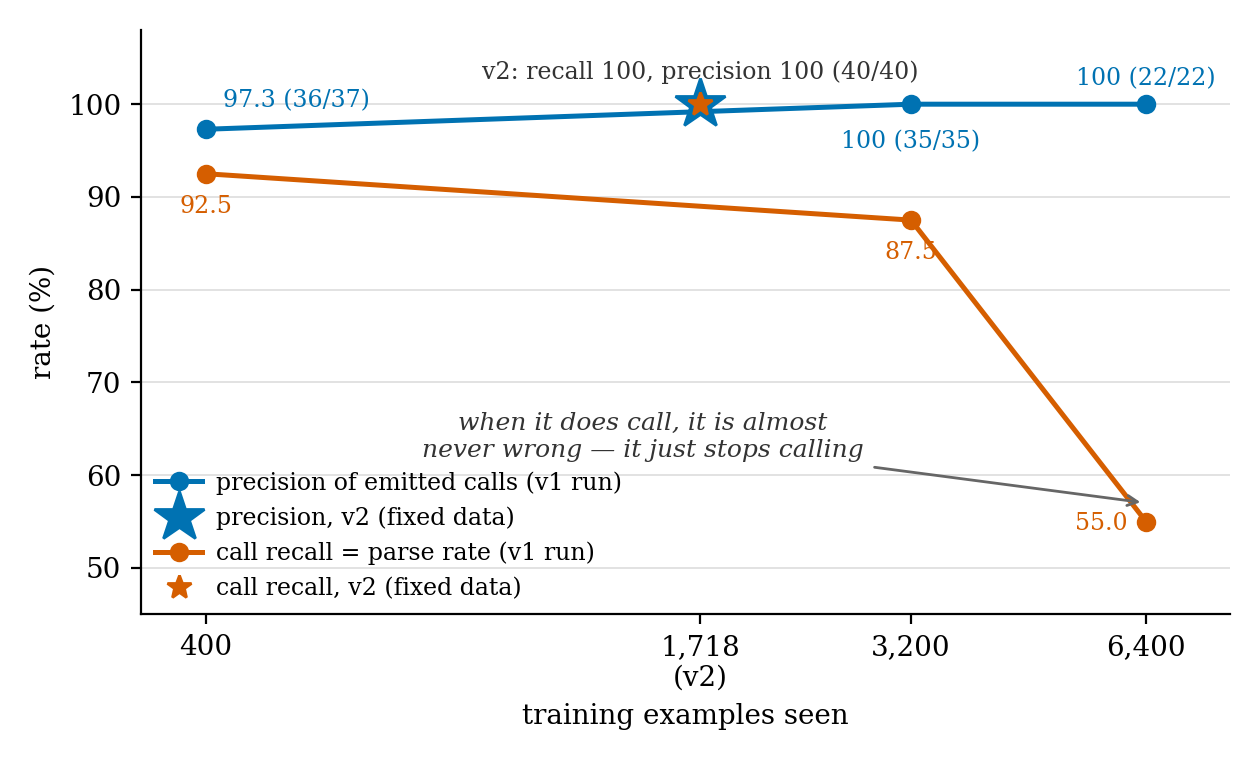

Reproduce this figure in Python.
"""fig3_precision_recall: call recall (parse rate) vs precision of emitted calls
for the four LoRA points, plotted against examples seen (log x).

Story: precision of emitted calls stays at/near 100% throughout, while call
recall collapses along the v1 run (92.5 -> 87.5 -> 55.0) and is restored by
v2's fixed data (100). "The model never lost the ability to call -- it lost
the will."
"""

import json
import matplotlib.pyplot as plt

DATA = "/Users/gurunathlunkupalivenugopal/ionet/pfn-try/report-finetune/data/summary.json"
OUT = "/Users/gurunathlunkupalivenugopal/ionet/pfn-try/report-finetune/figures/fig3_precision_recall"

with open(DATA) as f:
    summary = json.load(f)

cond = {c["id"]: c for c in summary["conditions"]}

# x = examples seen; recall = parse rate (share of call cases answered with a call)
# precision of emitted calls: counts verified upstream (sprint 36/37, 3.2k 35/35,
# 6.4k 22/22, v2 40/40)
points = [
    # id, examples, precision %, label, counts
    ("lora-400",          400,  100 * 36 / 37, "v1 sprint\n400 ex",  "36/37"),
    ("lora-v2",           1718, 100 * 40 / 40, "v2 fixed data\n1,718 ex", "40/40"),
    ("lora-ckpt-step400", 3200, 100 * 35 / 35, "v1 ckpt\n3.2k ex",   "35/35"),
    ("lora-ckpt-step800", 6400, 100 * 22 / 22, "v1 ckpt\n6.4k ex",   "22/22"),
]
recall = {pid: cond[pid]["parse"] for pid, *_ in points}

# Okabe-Ito
BLUE = "#0072B2"
VERMILLION = "#D55E00"

plt.rcParams.update({
    "font.family": "serif",
    "font.serif": ["DejaVu Serif"],
    "font.size": 10,
    "axes.spines.top": False,
    "axes.spines.right": False,
})

fig, ax = plt.subplots(figsize=(6.3, 3.8))

# --- v1 trajectory (connected) and v2 (separate marker, different run) ---
v1_ids = ["lora-400", "lora-ckpt-step400", "lora-ckpt-step800"]
v1_x = [400, 3200, 6400]
v2_x = 1718

v1_prec = [next(p[2] for p in points if p[0] == i) for i in v1_ids]
v1_rec = [recall[i] for i in v1_ids]
v2_prec = next(p[2] for p in points if p[0] == "lora-v2")
v2_rec = recall["lora-v2"]

# precision of emitted calls
ax.plot(v1_x, v1_prec, "-o", color=BLUE, lw=1.8, ms=6, zorder=3,
        label="precision of emitted calls (v1 run)")
# v2 has recall = precision = 100, so the two stars coincide:
# draw a larger blue star with a smaller vermillion star nested inside
ax.plot([v2_x], [v2_prec], marker="*", color=BLUE, ms=19, ls="none", zorder=4,
        label="precision, v2 (fixed data)")

# call recall
ax.plot(v1_x, v1_rec, "-o", color=VERMILLION, lw=1.8, ms=6, zorder=3,
        label="call recall = parse rate (v1 run)")
ax.plot([v2_x], [v2_rec], marker="*", color=VERMILLION, ms=9, ls="none", zorder=5,
        label="call recall, v2 (fixed data)")

# --- point annotations ---
ann = dict(fontsize=8.5, ha="center")
ax.annotate("92.5", (400, 92.5), xytext=(0, -14), textcoords="offset points",
            color=VERMILLION, **ann)
ax.annotate("87.5", (3200, 87.5), xytext=(0, -14), textcoords="offset points",
            color=VERMILLION, **ann)
ax.annotate("55.0", (6400, 55.0), xytext=(-16, -3), textcoords="offset points",
            color=VERMILLION, **ann)
ax.annotate("v2: recall 100, precision 100 (40/40)", (1718, 100.0),
            xytext=(0, 9), textcoords="offset points",
            color="#333333", **ann)
ax.annotate("97.3 (36/37)", (400, 97.3), xytext=(6, 8), textcoords="offset points",
            color=BLUE, ha="left", fontsize=8.5)
ax.annotate("100 (35/35)", (3200, 100.0), xytext=(0, -16), textcoords="offset points",
            color=BLUE, **ann)
ax.annotate("100 (22/22)", (6400, 100.0), xytext=(0, 7), textcoords="offset points",
            color=BLUE, **ann)

# the collapse arrow + takeaway
ax.annotate(
    "when it does call, it is almost\nnever wrong — it just stops calling",
    xy=(6400, 57), xytext=(1450, 62),
    fontsize=9, style="italic", color="#333333", ha="center",
    arrowprops=dict(arrowstyle="->", color="#666666", lw=1.0),
)

ax.set_xscale("log")
ax.set_xticks([400, 1718, 3200, 6400])
ax.set_xticklabels(["400", "1,718\n(v2)", "3,200", "6,400"])
ax.minorticks_off()
ax.set_xlabel("training examples seen")
ax.set_ylabel("rate (%)")
ax.set_ylim(45, 108)
ax.set_xlim(330, 8200)
ax.grid(axis="y", color="#dddddd", lw=0.6, zorder=0)
ax.set_axisbelow(True)

ax.legend(frameon=False, fontsize=8.5, loc="lower left", ncol=1,
          handletextpad=0.6, borderaxespad=0.2)

fig.tight_layout()
fig.savefig(OUT + ".pdf")
fig.savefig(OUT + ".png", dpi=200)
print("saved", OUT + ".{pdf,png}")
